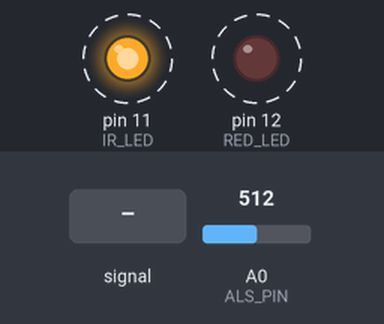
A sketch run on a simulated Arduino Uno, built with avr-gcc and run on an emulated ATmega328P. Shown: output pins drawn as LEDs (lit = HIGH). Dashed ring = blinking. The test bench sets the inputs (shaded band); at power-on: A0 (ALS_PIN) = 512. What the sketch prints to the serial monitor is not drawn.

Above: at 1.2 s.
1.3 s: A0 (ALS_PIN) fed a 200 Hz sine of ±81 counts around its level
4.3 s: A0 (ALS_PIN) fed a 50 Hz sine of ±306 counts around its level
16.3 s: A0 (ALS_PIN) fed a 200 Hz sine of ±81 counts around its level
Timing chart, 0 to 66.8 s (numbered marks = the images above; inputs shaded):
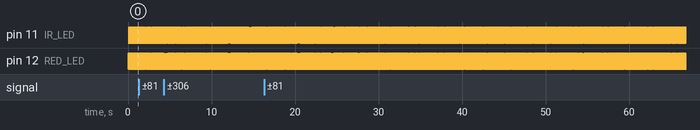

Measured:
- by itself, pin 11 (IR_LED), pin 12 (RED_LED): alternates HIGH for 0.02 s and LOW for 0.02 s

The sketch:

pulse_ox_sketch.ino
```cpp
// importing libraries
#include <Arduino.h>
#include <limits.h>
#include <math.h>

// Setting hardware pins
const int RED_LED = 12; // digital pin for Red LED
const int IR_LED  = 11; // digital pin for IR LED
const int ALS_PIN = A0; // analog pin for ambient light sensor

// Sampling parameters
const int MAX_SAMPLES  = 50; // maximum number of samples per period
const int MAX_PERIODS = 12; //maximum number of periods
const int SAMPLE_SIZE  = 4;   // minimum valid peaks/valleys before analysis
const int WINDOW = 6;       // peak/valley search window

// Buffers for averaged samples
int  redValues[MAX_SAMPLES]; // hold averaged readings
int  irValues[MAX_SAMPLES]; // hold averaged readings
unsigned long timeValues[MAX_SAMPLES]; // store timestamps for each averaged reading

int  sampleCount = 0;        // initial count
bool enoughData  = false;    // true once there are at least 4 peaks/valleys

// Function declarations
void acquireSensorData();      // gather sensor samples from LEDs
void validateSamples();        // test if we have enough valid data
void runProcessingAndAnalysis(); // analyze data for SPO2

// Helper functions for peak/valley logic
/*
*Finds the maximum value in a given section of an array
*Takes an array, the start index and the end index as the parameters
*Returns the maximum value in that section of the array
*/
int maxInRange(const int *arr, int start, int end) {
  if (start > end) return INT_MIN;
  int m = arr[start];
  for (int i = start + 1; i <= end; ++i) if (arr[i] > m) m = arr[i];
  return m;
}
/*
*Finds the minimum value in a given section of an array
*Takes an array, the start index and the end index as the parameters
*Returns the minimum value in that section of the array
*/
int minInRange(const int *arr, int start, int end) {
  if (start > end) return INT_MAX;
  int m = arr[start];
  for (int i = start + 1; i <= end; ++i) if (arr[i] < m) m = arr[i];
  return m;
}
/*
*Calculates the median of values in an array
*Takes an array and the number of values in the array whose median it will calculate
*Returns the median
*/
double medianOf(const int *arr, int n) {
  if (n <= 0) return 0.0;
  // temporary array with size MAX_SAMPLES
  int tmp[MAX_SAMPLES];
  for (int i = 0; i < n; ++i) tmp[i] = arr[i];
  // sorting algorithm to figure out the middle value
  for (int i = 1; i < n; ++i) {
    int key = tmp[i];
    int j = i - 1;
    while (j >= 0 && tmp[j] > key) { tmp[j+1] = tmp[j]; j--; }
    tmp[j+1] = key;
  }
  if (n % 2 == 1) return (double)tmp[n/2];
  return (tmp[n/2 - 1] + tmp[n/2]) / 2.0;
}

// Arduino setup
void setup() {
  pinMode(RED_LED, OUTPUT);
  pinMode(IR_LED,  OUTPUT);
  Serial.begin(9600);              // allow serial monitor output
  digitalWrite(RED_LED, LOW);      // start off
  digitalWrite(IR_LED,  LOW);      // start off
  delay(50);                       // short delay before sampling
}

// Main repeating loop
void loop() {
  acquireSensorData();  // collect new averaged readings
  validateSamples();    // check for enough peaks/valleys

  // once enough samples are stored, trigger processing & analysis
  if (enoughData) {
    runProcessingAndAnalysis();    // compute SPO2
    enoughData  = false;           // reset so we analyze again when new data exists
    sampleCount = 0;               // reset window
  }
}

// Acquire averaged RED/IR readings
void acquireSensorData() {
  // Red LED sampling over 20ms and averaging the readings taken during 20ms
  digitalWrite(RED_LED, HIGH);
  unsigned long startTime = millis();
  long redSum = 0;
  int  redSamples = 0;
  while (millis() - startTime < 20) {  // sample for ~20 ms
    redSum += analogRead(ALS_PIN);
    redSamples++;
  }
  digitalWrite(RED_LED, LOW);
  int redAvg = (redSamples > 0) ? (redSum / redSamples) : 0;

  // IR LED sampling over 20ms and averaging the readings taken during 20ms
  digitalWrite(IR_LED, HIGH);
  startTime = millis();
  long irSum = 0;
  int  irSamples = 0;
  while (millis() - startTime < 20) {
    irSum += analogRead(ALS_PIN);
    irSamples++;
  }
  digitalWrite(IR_LED, LOW);
  int irAvg = (irSamples > 0) ? (irSum / irSamples) : 0;

  // Store averaged samples in circular buffer
  int idx = sampleCount % MAX_SAMPLES;
  redValues[idx] = redAvg;
  irValues [idx] = irAvg;
  timeValues[idx] = millis();
  sampleCount++;

  // immediate output for Python plotting
  Serial.print("RED,");
  Serial.print(redAvg);
  Serial.print(",IR,");
  Serial.print(irAvg);
  Serial.print(",t,");
  Serial.println(timeValues[idx]);
}

// Validate that we have enough peaks/valleys
void validateSamples() {
  int n = (sampleCount < MAX_SAMPLES) ? sampleCount : MAX_SAMPLES; //making sure we only copy the filled array positions
  if (n < 3) { enoughData = false; return; }

  // create chronological copies of RED and IR samples
  int snapshot[MAX_SAMPLES];
  int snapshotIR[MAX_SAMPLES];
  int startIndex = (sampleCount <= MAX_SAMPLES) ? 0 : (sampleCount % MAX_SAMPLES);

  if (sampleCount <= MAX_SAMPLES) {
    for (int i = 0; i < n; ++i) {
      snapshot[i]  = redValues[i];
      snapshotIR[i]= irValues[i];
    }
  } else {
    for (int i = 0; i < n; ++i) {
      int idx = (startIndex + i) % MAX_SAMPLES;
      snapshot[i]   = redValues[idx];
      snapshotIR[i] = irValues[idx];
    }
  }

  // count peaks/valleys by comparing to adjacent values to validate that there are st least 4 peaks and valleys
  int redPeaks = 0, redValleys = 0;
  for (int i = 1; i < n - 1; i++) {
    if (snapshot[i]  > snapshot[i - 1] && snapshot[i]  > snapshot[i + 1]) redPeaks++;
    if (snapshot[i]  < snapshot[i - 1] && snapshot[i]  < snapshot[i + 1]) redValleys++;
  }

  int irPeaks = 0, irValleys = 0;
  for (int i = 1; i < n - 1; i++) {
    if (snapshotIR[i] > snapshotIR[i - 1] && snapshotIR[i] > snapshotIR[i + 1]) irPeaks++;
    if (snapshotIR[i] < snapshotIR[i - 1] && snapshotIR[i] < snapshotIR[i + 1]) irValleys++;
  }

  if (redPeaks >= SAMPLE_SIZE && redValleys >= SAMPLE_SIZE &&
      irPeaks  >= SAMPLE_SIZE && irValleys  >= SAMPLE_SIZE)
    enoughData = true;
  else
    enoughData = false;
}

/*
*Determines that there are at least 4 peaks and values
*Determines the peaks and valleys and their timestamps
*Calculates SpO2 and BPM
*/
void runProcessingAndAnalysis() {
  int n = (sampleCount < MAX_SAMPLES) ? sampleCount : MAX_SAMPLES;
  if (n < 3) {
    Serial.println("Not enough samples to analyze");
    return;
  }

  // construct chronological snapshots with timestamps to use to get peak and valley values
  int snapshot[MAX_SAMPLES];
  int snapshotIR[MAX_SAMPLES];
  unsigned long snapshotTimes[MAX_SAMPLES];

  int startIndex = (sampleCount <= MAX_SAMPLES) ? 0 : (sampleCount % MAX_SAMPLES);
  if (sampleCount <= MAX_SAMPLES) {
    for (int i = 0; i < n; ++i) {
      snapshot[i]   = redValues[i];
      snapshotIR[i] = irValues[i];
      snapshotTimes[i] = timeValues[i];
    }
  } else {
    for (int i = 0; i < n; ++i) {
      int idx = (startIndex + i) % MAX_SAMPLES;
      snapshot[i]   = redValues[idx];
      snapshotIR[i] = irValues[idx];
      snapshotTimes[i] = timeValues[idx];
    }
  }

  // find peaks/valleys using the window and median threshold for middle region
  int redPeaksVals[MAX_SAMPLES];
  int redValleysVals[MAX_SAMPLES];
  int irPeaksVals[MAX_SAMPLES];
  int irValleysVals[MAX_SAMPLES];
  unsigned long irValleyTimes[MAX_SAMPLES];

  int rp = 0, rv = 0, ip = 0, iv = 0;

  double medRed = medianOf(snapshot, n);
  double medIR  = medianOf(snapshotIR, n);

  for (int i = 1; i < n - 1 && (rp < MAX_SAMPLES || rv < MAX_SAMPLES || ip < MAX_SAMPLES || iv <  MAX_SAMPLES); ++i) {
    // Storing RED peaks
    bool isRPeak = false;
    if (i < WINDOW) {
      int leftMax  = (i-1 >= 0) ? maxInRange(snapshot, 0, i-1) : INT_MIN;
      int rightMax = maxInRange(snapshot, i+1, min(n-1, i + WINDOW));
      if (snapshot[i] > leftMax && snapshot[i] > rightMax) isRPeak = true;
    } else if (i >= WINDOW && i < n - WINDOW) {
      int leftMax  = maxInRange(snapshot, i - WINDOW, i - 1);
      int rightMax = maxInRange(snapshot, i + 1, i + WINDOW);
      if (leftMax < snapshot[i] && rightMax < snapshot[i] && snapshot[i] > medRed) isRPeak = true;
    } else {
      int leftMax  = maxInRange(snapshot, max(0, i - WINDOW), i - 1);
      int rightMax = (i+1 <= n-1) ? maxInRange(snapshot, i + 1, n - 1) : INT_MIN;
      if (snapshot[i] > leftMax && snapshot[i] > rightMax) isRPeak = true;
    }
    if (isRPeak && rp < SAMPLE_SIZE) {
      redPeaksVals[rp++] = snapshot[i];
    }

    // Storing RED valleys
    bool isRValley = false;
    if (i >= WINDOW && i < n - WINDOW) {
      int leftMin  = minInRange(snapshot, i - WINDOW, i - 1);
      int rightMin = minInRange(snapshot, i + 1, i + WINDOW);
      if (leftMin > snapshot[i] && rightMin > snapshot[i] && snapshot[i] < medRed) isRValley = true;
    } else {
      int leftMin  = (i-1 >= 0) ? minInRange(snapshot, max(0, i - WINDOW), i - 1) : INT_MAX;
      int rightMin = (i+1 <= n-1) ? minInRange(snapshot, i + 1, n - 1) : INT_MAX;
      if (snapshot[i] < leftMin && snapshot[i] < rightMin) isRValley = true;
    }
    if (isRValley && rv < SAMPLE_SIZE) {
      redValleysVals[rv++] = snapshot[i];
    }

    // Storing IR peaks
    bool isIPeak = false;
    if (i < WINDOW) {
      int leftMax  = (i-1 >= 0) ? maxInRange(snapshotIR, 0, i-1) : INT_MIN;
      int rightMax = maxInRange(snapshotIR, i+1, min(n-1, i + WINDOW));
      if (snapshotIR[i] > leftMax && snapshotIR[i] > rightMax) isIPeak = true;
    } else if (i >= WINDOW && i < n - WINDOW) {
      int leftMax  = maxInRange(snapshotIR, i - WINDOW, i - 1);
      int rightMax = maxInRange(snapshotIR, i + 1, i + WINDOW);
      if (leftMax < snapshotIR[i] && rightMax < snapshotIR[i] && snapshotIR[i] > medIR) isIPeak = true;
    } else {
      int leftMax  = maxInRange(snapshotIR, max(0, i - WINDOW), i - 1);
      int rightMax = (i+1 <= n-1) ? maxInRange(snapshotIR, i + 1, n - 1) : INT_MIN;
      if (snapshotIR[i] > leftMax && snapshotIR[i] > rightMax) isIPeak = true;
    }
    if (isIPeak && ip < SAMPLE_SIZE) {
      irPeaksVals[ip++] = snapshotIR[i];
    }

    // Storing IR valleys
    bool isIValley = false;
    if (i >= WINDOW && i < n - WINDOW) {
      int leftMin  = minInRange(snapshotIR, i - WINDOW, i - 1);
      int rightMin = minInRange(snapshotIR, i + 1, i + WINDOW);
      if (leftMin > snapshotIR[i] && rightMin > snapshotIR[i] && snapshotIR[i] < medIR) isIValley = true;
    } else {
      int leftMin  = (i-1 >= 0) ? minInRange(snapshotIR, max(0, i - WINDOW), i - 1) : INT_MAX;
      int rightMin = (i+1 <= n-1) ? minInRange(snapshotIR, i + 1, n - 1) : INT_MAX;
      if (snapshotIR[i] < leftMin && snapshotIR[i] < rightMin) isIValley = true;
    }
    if (isIValley && iv < SAMPLE_SIZE) {
      irValleysVals[iv] = snapshotIR[i];
      irValleyTimes[iv] = snapshotTimes[i];
      iv++;
    }
  }


  int pairs = min(min(rp, rv), min(ip, iv)); //finds how many complete, valid pairs of red and IR peaks and valleys you have
  //if (pairs <= 0) {
    //Serial.println("No usable peak/valley pairs found"); debugging
    //return;
  //}

  double sumR = 0.0; // initializes at zero
  int usedPairs = 0; //initializes pairs for red and ir valley/peaks
  for (int i = 0; i < pairs; ++i) { // loops over each of the Ir and Red valley pairs
    double red_valley = (double)redValleysVals[i];
    double ir_valley  = (double)irValleysVals[i];
    if (red_valley <= 0.0 || ir_valley <= 0.0) continue;
    double red_ac = (double)(redPeaksVals[i] - redValleysVals[i]);
    double ir_ac  = (double)(irPeaksVals[i] - irValleysVals[i]);
    if (ir_ac <= 0.0) continue;
    double numerator   = red_ac / red_valley; //creates numerator
    double denominator = ir_ac  / ir_valley; // creates denominator
    if (denominator <= 0.0) continue;
    double Rls = numerator / denominator;
    if (!isfinite(Rls)) continue; //makes sure it is a real number
    if (Rls < 0.4) Rls = 0.4; // bound it to what would be normal for a human being
    if (Rls > 1.2) Rls = 1.2;
    sumR += Rls;
    usedPairs++;
  }
  if (usedPairs == 0) { //another check
    Serial.println("Pairs invalid (division by zero / bad)");
    return;
  }

  // SPO2 computation. Once avg R is found, then its calculated.
  double R = sumR / (double)usedPairs;
  double SPO2 = 110.0 - 25.0 * R; // required formula
  SPO2 += 10.0;                   // calibration offset (+10)
  if (SPO2 < 0.0) SPO2 = 0.0;
  if (SPO2 > 100.0) SPO2 = 100.0;

  // output result & BPM (using IR valley timestamps)
  Serial.print("Computed SPO2, "); //tells it to print sp02
  Serial.println(SPO2, 2);

  // BPM Calculation, uses period avg (in ms) to compute beats per second, ir valley times.
  if (iv > 1) {
    unsigned long totalDiff = 0;
    for (int i = 0; i < iv - 1; ++i) {
      if (irValleyTimes[i] != 0 && irValleyTimes[i+1] != 0){ //using IR valley times, it caculates an average period
        totalDiff += (irValleyTimes[i + 1] - irValleyTimes[i]);
      }
    }
    double avgPeriod = totalDiff / (double)(iv - 1); // in ms per beat
    if (avgPeriod > 0.0) {
      double BPM = (60000.0 / avgPeriod); //uses average period to see how many cycles happen in a minute/ finds bpm
      Serial.print("BPM,");
      Serial.println(BPM, 1);
    //} else {
      //Serial.println(",BPM: --"); if no bpm
    }
  } //else {
    //Serial.println(" | BPM: --"); if no bpm
  //}
}
```
